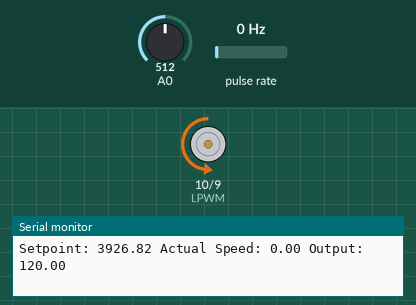
Bench run of a sketch on a simulated Arduino Uno, built with avr-gcc and run on an emulated ATmega328P. Shown: motor-driver pin pairs drawn as motors (green arrow = first pin HIGH = forward, orange = second pin HIGH = backward, longer = more drive), the last lines printed to the serial monitor. Wiring (inferred from the names in the program): pulse sensor: data pin 2. The test bench sets the inputs (shaded band); at power-on: A0 = 512, pulse rate 0 Hz.

Above: at 1.24 s.
1.3 s: A0 set to 0
4.3 s: A0 set to 306
At 6.9 s:
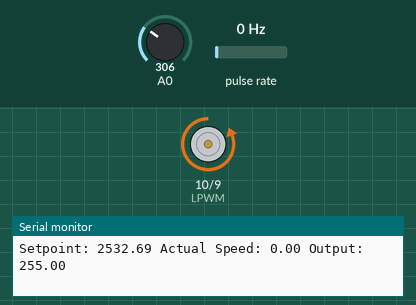
13.3 s: A0 set to 122
At 15.79 s:
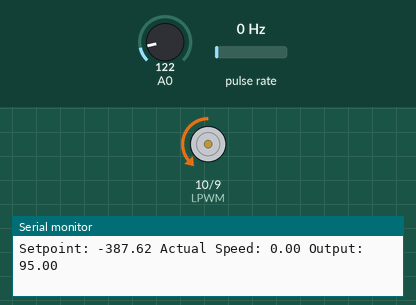
16.3 s: A0 set to 511
At 16.59 s:
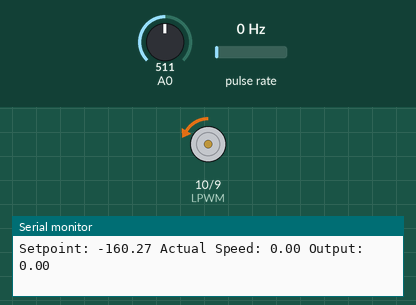
Timing chart, 0 to 19.5 s (numbered marks = the images above; inputs shaded):
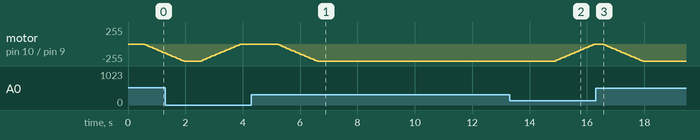

Measured:
- after the input at 4.3 s, motor on pin 10 (LPWM) / pin 9 (RPWM): moves from stopped to backward 255/255 over 1.4 s, starting after 0.93 s
- after the input at 13.3 s, motor on pin 10 (LPWM) / pin 9 (RPWM): moves from backward 255/255 to stopped over 1.4 s, starting after 1.6 s
- after the input at 16.3 s, motor on pin 10 (LPWM) / pin 9 (RPWM): moves from stopped to backward 255/255 over 1.4 s, starting after 0.29 s

The sketch:

MotorController.ino
```cpp
// Motor driver pins
const int RPWM = 9;  // Right PWM pin
const int LPWM = 10; // Left PWM pin
const int encoderPin = 2; // Encoder signal connected to Pin 2
volatile int pulseCount = 0;
unsigned long lastPulseTime = 0;

// Motor control variables
double setpoint = 100.0;  // Target speed, will change based on A0
double actualSpeed = 0.0;  // Measured speed (from encoder)

// Moving average variables for smoother control
const int NUM_READINGS = 20;  // Number of readings to average
int readings[NUM_READINGS];    // Array to store readings
int readIndex = 0;             // Index of the current reading
int total = 0;                 // Running total of the readings
int average = 0;               // The moving average

// Rate limiting variables
double lastOutput = 0;        // Previous motor output
double maxOutputChange = 10;  // Maximum change in output per loop (for smoothing)

// Function to smooth the setpoint
double smoothSetpoint(double newSetpoint) {
  static double smoothedSetpoint = newSetpoint;
  smoothedSetpoint += (newSetpoint - smoothedSetpoint) * 0.1;  // Apply smoothing factor (10% smoothing)
  return smoothedSetpoint;
}

void setup() {
  pinMode(RPWM, OUTPUT);
  pinMode(LPWM, OUTPUT);

  // Initialize serial communication at 9600 bits per second:
  pinMode(encoderPin, INPUT_PULLUP); // Enable internal pull-up resistor
  attachInterrupt(digitalPinToInterrupt(encoderPin), countPulse, RISING); // Count rising edges
  Serial.begin(9600);

  // Initialize the readings array
  for (int i = 0; i < NUM_READINGS; i++) {
    readings[i] = 0; // Set initial readings to 0
  }
}

void loop() {
  // Read analog values from pin A0 for setpoint
  int valA0 = analogRead(A0);

  // Subtract the last reading and subtract the new reading
  total -= readings[readIndex];
  readings[readIndex] = valA0;
  total += readings[readIndex];

  // Advance to the next index in the array
  readIndex = (readIndex + 1) % NUM_READINGS;

  // Calculate the average
  average = total / NUM_READINGS;

  // Map the average value (0-1023) to the setpoint range (adjust as needed)
  setpoint = map(average, 150, 165, 0, 255);  // Example: Maps to PWM range (0-255)

  // Apply smoothing to the setpoint to reduce jitter
  setpoint = smoothSetpoint(setpoint);


  // Measure actual motor speed
  actualSpeed = getMotorSpeed();  // Read speed from encoder

  // Calculate the error
  double error = setpoint - actualSpeed;

  // Apply rate limiting to the output (don't change too rapidly)
  double output = lastOutput + (error * 0.5);  // Smooth the output change by scaling the error

  // Limit the rate of change in the output
  output = constrain(output, lastOutput - maxOutputChange, lastOutput + maxOutputChange);

  // Apply constraints to the output to prevent exceeding PWM limits
  output = constrain(output, 0, 255);

  // Set motor speed based on the calculated output
  motorControl(output);

  // Update last output for next loop iteration
  lastOutput = output;

  // Debugging output
  Serial.print("Setpoint: ");
  Serial.print(setpoint);
  Serial.print(" Actual Speed: ");
  Serial.print(actualSpeed);
  Serial.print(" Output: ");
  Serial.println(output);

  delay(10);  // Short delay to allow continuous loop
}

// Interrupt function to count pulses
void countPulse() {
  pulseCount++;  // Increment pulse count on each interrupt (each pulse from encoder)
}

// Function to control motor speed
void motorControl(double output) {
  if (output > 0) {
    analogWrite(RPWM, output); // Forward direction
    analogWrite(LPWM, 0);      // Stop reverse direction
  } else {
    analogWrite(RPWM, 0);      // Stop forward direction
    analogWrite(LPWM, -output); // Reverse direction
  }
}

// Function to get motor speed (pulses per second)
double getMotorSpeed() {
  static unsigned long lastTime = 0;
  unsigned long currentTime = millis();

  // Continuously calculate speed, but update every 100ms for smooth control
  if (currentTime - lastTime >= 100) { // Update every 100ms
    double motorSpeed = (pulseCount * 10.0); // Pulses in 100ms (multiply by 10 to get per second)
    pulseCount = 0;  // Reset pulse count for the next interval
    lastTime = currentTime;  // Update the last time checked
    return motorSpeed;
  }
  return actualSpeed; // Return previous speed if it's not time to update yet
}
```
